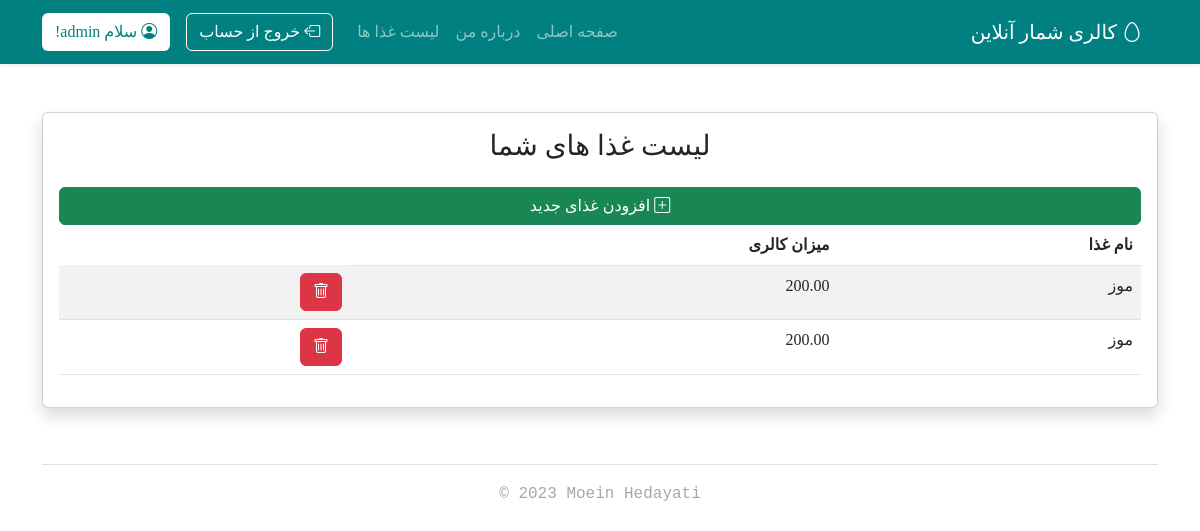
The app's page /manage/fooditem_list/ (signed in), older data.
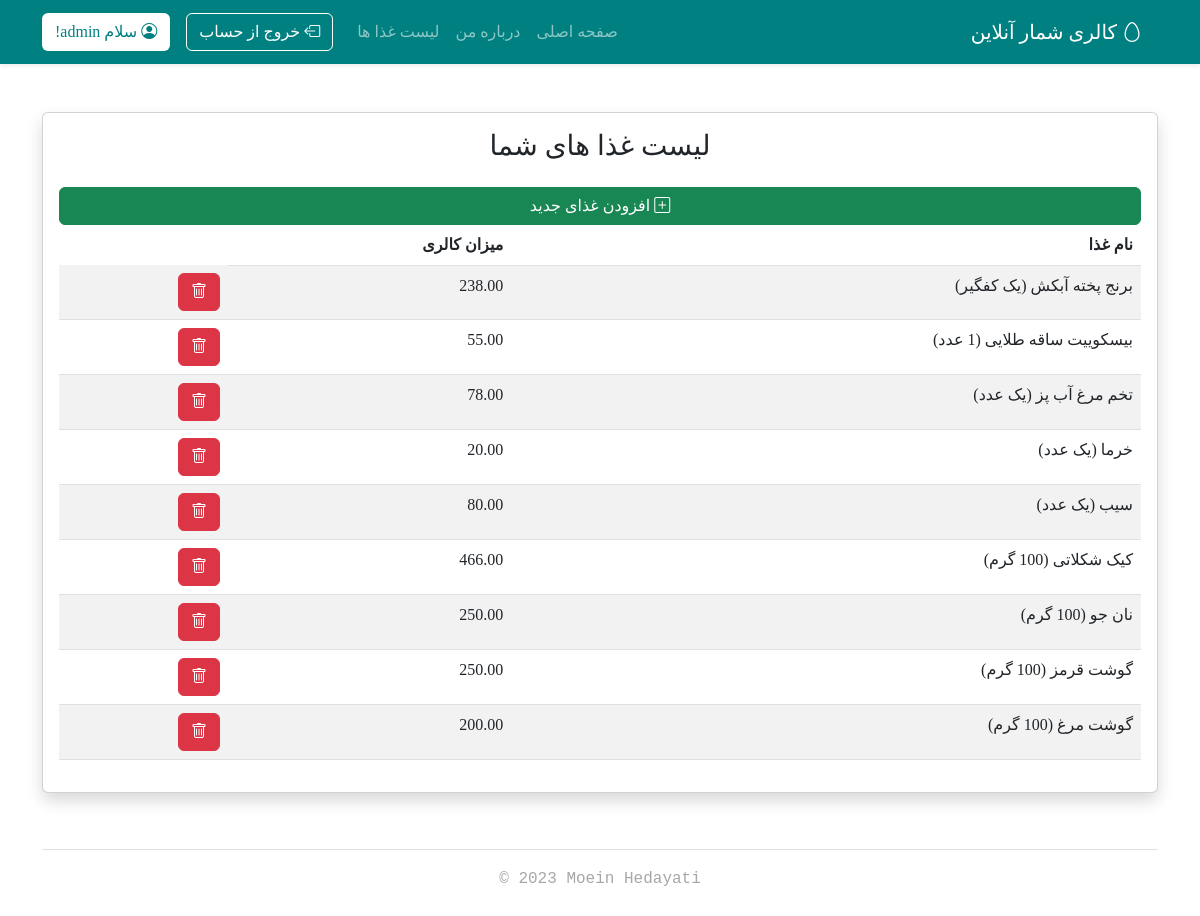
The same page, newer data.
### tracker/models.py (models this page shows, shortened)
class fooditem(models.Model):
    name = models.CharField(max_length=200)
    calorie = models.DecimalField(
        max_digits=5, decimal_places=2, default=0, blank=True)
    person = models.ForeignKey(CustomUser, on_delete=models.CASCADE)

### tracker/views.py (the view, shortened to what this page needs)
# urls.py: path('fooditem_list/', FoodItemListView, name='fooditem_list'),
@login_required(login_url='login')
def FoodItemListView(request):
    FoodList = fooditem.objects.filter(person=request.user)
    context = {
        'FoodList': FoodList,
    }
    return render(request, 'fooditem_list.html', context)

### templates/fooditem_list.html (shortened to what this page needs)
{% extends 'base.html' %}
{% block content %}
    <div class="container mt-5 w-100">
        <div class="card shadow">
            <div class="card-body">
                <h3 class="text-center">لیست غذا های شما</h3>
                <a href="{% url 'fooditem_new' %}" class="w-100 mt-3 btn btn-success"><i class="bi bi-plus-square"></i> افزودن غذای جدید</a>
                <table class="table table-striped table-hover">
                    <thead>
                        <tr>
                            <th scope="col">نام غذا</th>
                            <th scope="col">میزان کالری</th>
                        </tr>
                    </thead>
                    <tbody>
                        {% for fooditem in FoodList %}
                            <tr>
                                <td>{{ fooditem.name }}</td>
                                <td>{{ fooditem.calorie }}</td>
                                <td>
                                    <form method="post">
                                        <a href="{% url 'fooditem_delete' fooditem.pk %}" class="btn btn-danger"><i class="bi bi-trash"></i></a>
                                    </form>
                                </td>
                            </tr>
                        {% endfor %}
                    </tbody>
                </table>
            </div>
        </div>
    </div>
{% endblock content %}

Row changes from the older to the newer data that the page shows:
no longer on this page (row edited): fooditem: name "موز", calorie "200.00"
no longer on this page (row edited): fooditem: name "موز", calorie "200.00"
added fooditem: name "برنج پخته آبکش (یک کفگیر)", calorie "238.00"
added fooditem: name "بیسکوییت ساقه طلایی (1 عدد)", calorie "55.00"
added fooditem: name "تخم مرغ آب پز (یک عدد)", calorie "78.00"
added fooditem: name "خرما (یک عدد)", calorie "20.00"
added fooditem: name "سیب (یک عدد)", calorie "80.00"
added fooditem: name "کیک شکلاتی (100 گرم)", calorie "466.00"
added fooditem: name "نان جو (100 گرم)", calorie "250.00"
added fooditem: name "گوشت قرمز (100 گرم)", calorie "250.00"
added fooditem: name "گوشت مرغ (100 گرم)", calorie "200.00"
